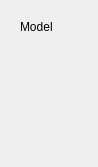
                                 <widget class="QWidget" name="TabLensfunDistortion">
                                  <property name="geometry">
                                   <rect>
                                    <x>0</x>
                                    <y>0</y>
                                    <width>98</width>
                                    <height>167</height>
                                   </rect>
                                  </property>
                                  <attribute name="label">
                                   <string>Lens Distortion (Lensfun)</string>
                                  </attribute>
                                  <layout class="QVBoxLayout" name="verticalLayout_83">
                                   <item>
                                    <widget class="QWidget" name="widget_13" native="true">
                                     <layout class="QVBoxLayout" name="verticalLayout_84">
                                      <item>
                                       <widget class="QWidget" name="widget_164" native="true">
                                        <layout class="QHBoxLayout" name="horizontalLayout_47">
                                         <property name="leftMargin">
                                          <number>0</number>
                                         </property>
                                         <property name="topMargin">
                                          <number>0</number>
                                         </property>
                                         <property name="rightMargin">
                                          <number>0</number>
                                         </property>
                                         <property name="bottomMargin">
                                          <number>0</number>
                                         </property>
                                         <item>
                                          <widget class="QLabel" name="label_10">
                                           <property name="text">
                                            <string>Model</string>
                                           </property>
                                          </widget>
                                         </item>
                                         <item>
                                          <widget class="QWidget" name="LfunDistModelWidget" native="true"/>
                                         </item>
                                         <item>
                                          <spacer name="horizontalSpacer_29">
                                           <property name="orientation">
                                            <enum>Qt::Horizontal</enum>
                                           </property>
                                           <property name="sizeHint" stdset="0">
                                            <size>
                                             <width>614</width>
                                             <height>5</height>
                                            </size>
                                           </property>
                                          </spacer>
                                         </item>
                                        </layout>
                                       </widget>
                                      </item>
                                      <item>
                                       <widget class="QWidget" name="LfunDistPoly3Container" native="true">
                                        <layout class="QVBoxLayout" name="verticalLayout_249">
                                         <property name="leftMargin">
                                          <number>0</number>
                                         </property>
                                         <property name="topMargin">
                                          <number>0</number>
                                         </property>
                                         <property name="rightMargin">
                                          <number>0</number>
                                         </property>
                                         <property name="bottomMargin">
                                          <number>0</number>
                                         </property>
                                         <item>
                                          <widget class="QWidget" name="LfunDistPoly3K1Widget" native="true"/>
                                         </item>
                                        </layout>
                                       </widget>
                                      </item>
                                      <item>
                                       <widget class="QWidget" name="LfunDistPoly5Container" native="true">
                                        <layout class="QVBoxLayout" name="verticalLayout_250">
                                         <property name="leftMargin">
                                          <number>0</number>
                                         </property>
                                         <property name="topMargin">
                                          <number>0</number>
                                         </property>
                                         <property name="rightMargin">
                                          <number>0</number>
                                         </property>
                                         <property name="bottomMargin">
                                          <number>0</number>
                                         </property>
                                         <item>
                                          <widget class="QWidget" name="LfunDistPoly5K1Widget" native="true"/>
                                         </item>
                                         <item>
                                          <widget class="QWidget" name="LfunDistPoly5K2Widget" native="true"/>
                                         </item>
                                        </layout>
                                       </widget>
                                      </item>
                                      <item>
                                       <widget class="QWidget" name="LfunDistFov1Container" native="true">
                                        <layout class="QVBoxLayout" name="verticalLayout_551">
                                         <property name="leftMargin">
                                          <number>0</number>
                                         </property>
                                         <property name="topMargin">
                                          <number>0</number>
                                         </property>
                                         <property name="rightMargin">
                                          <number>0</number>
                                         </property>
                                         <property name="bottomMargin">
                                          <number>0</number>
                                         </property>
                                         <item>
                                          <widget class="QWidget" name="LfunDistFov1OmegaWidget" native="true"/>
                                         </item>
                                        </layout>
                                       </widget>
                                      </item>
                                      <item>
                                       <widget class="QWidget" name="LfunDistPTLensContainer" native="true">
                                        <layout class="QVBoxLayout" name="verticalLayout_552">
                                         <property name="leftMargin">
                                          <number>0</number>
                                         </property>
                                         <property name="topMargin">
                                          <number>0</number>
                                         </property>
                                         <property name="rightMargin">
                                          <number>0</number>
                                         </property>
                                         <property name="bottomMargin">
                                          <number>0</number>
                                         </property>
                                         <item>
                                          <widget class="QWidget" name="LfunDistPTLensAWidget" native="true"/>
                                         </item>
                                         <item>
                                          <widget class="QWidget" name="LfunDistPTLensBWidget" native="true"/>
                                         </item>
                                         <item>
                                          <widget class="QWidget" name="LfunDistPTLensCWidget" native="true"/>
                                         </item>
                                        </layout>
                                       </widget>
                                      </item>
                                     </layout>
                                    </widget>
                                   </item>
                                   <item>
                                    <spacer name="verticalSpacer_83">
                                     <property name="orientation">
                                      <enum>Qt::Vertical</enum>
                                     </property>
                                     <property name="sizeHint" stdset="0">
                                      <size>
                                       <width>20</width>
                                       <height>40</height>
                                      </size>
                                     </property>
                                    </spacer>
                                   </item>
                                  </layout>
                                 </widget>
